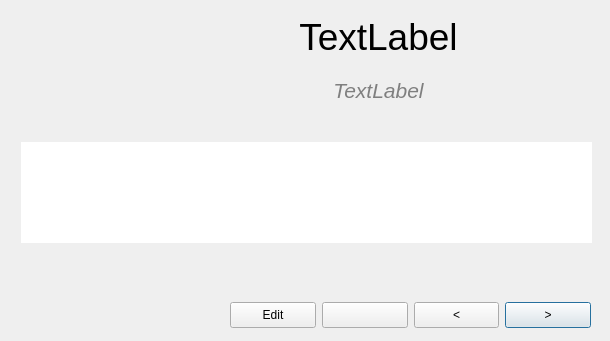
<?xml version="1.0" encoding="UTF-8"?>
<ui version="4.0">
 <class>Vwr</class>
 <widget class="QDialog" name="Vwr">
  <property name="windowModality">
   <enum>Qt::WindowModal</enum>
  </property>
  <property name="geometry">
   <rect>
    <x>0</x>
    <y>0</y>
    <width>610</width>
    <height>341</height>
   </rect>
  </property>
  <property name="minimumSize">
   <size>
    <width>550</width>
    <height>336</height>
   </size>
  </property>
  <property name="windowTitle">
   <string/>
  </property>
  <property name="windowIcon">
   <iconset>
    <normaloff>images/logo.png</normaloff>images/logo.png</iconset>
  </property>
  <widget class="QWidget" name="layoutWidget">
   <property name="geometry">
    <rect>
     <x>230</x>
     <y>300</y>
     <width>361</width>
     <height>31</height>
    </rect>
   </property>
   <layout class="QHBoxLayout" name="horizontalLayout">
    <item>
     <widget class="QPushButton" name="pushButton_edit">
      <property name="minimumSize">
       <size>
        <width>0</width>
        <height>26</height>
       </size>
      </property>
      <property name="text">
       <string>Edit</string>
      </property>
      <property name="icon">
       <iconset theme="gtk-edit">
        <normaloff>.</normaloff>.</iconset>
      </property>
     </widget>
    </item>
    <item>
     <widget class="QPushButton" name="pushButton_2">
      <property name="minimumSize">
       <size>
        <width>0</width>
        <height>26</height>
       </size>
      </property>
      <property name="text">
       <string/>
      </property>
      <property name="icon">
       <iconset>
        <normaloff>images/listen.png</normaloff>images/listen.png</iconset>
      </property>
     </widget>
    </item>
    <item>
     <widget class="QPushButton" name="pushButton_prev">
      <property name="sizePolicy">
       <sizepolicy hsizetype="Minimum" vsizetype="Fixed">
        <horstretch>0</horstretch>
        <verstretch>0</verstretch>
       </sizepolicy>
      </property>
      <property name="minimumSize">
       <size>
        <width>0</width>
        <height>26</height>
       </size>
      </property>
      <property name="text">
       <string>&lt;</string>
      </property>
      <property name="icon">
       <iconset theme="next">
        <normaloff>.</normaloff>.</iconset>
      </property>
     </widget>
    </item>
    <item>
     <widget class="QPushButton" name="pushButton_next">
      <property name="minimumSize">
       <size>
        <width>0</width>
        <height>26</height>
       </size>
      </property>
      <property name="text">
       <string>&gt;</string>
      </property>
      <property name="icon">
       <iconset theme="next">
        <normaloff>.</normaloff>.</iconset>
      </property>
      <property name="default">
       <bool>true</bool>
      </property>
     </widget>
    </item>
   </layout>
  </widget>
  <widget class="QWidget" name="widget" native="true">
   <property name="geometry">
    <rect>
     <x>0</x>
     <y>-7</y>
     <width>611</width>
     <height>301</height>
    </rect>
   </property>
   <widget class="QWidget" name="layoutWidget">
    <property name="geometry">
     <rect>
      <x>20</x>
      <y>20</y>
      <width>571</width>
      <height>101</height>
     </rect>
    </property>
    <layout class="QHBoxLayout" name="horizontalLayout_2">
     <item>
      <widget class="ClickableLabel" name="label_image">
       <property name="minimumSize">
        <size>
         <width>120</width>
         <height>0</height>
        </size>
       </property>
       <property name="maximumSize">
        <size>
         <width>140</width>
         <height>120</height>
        </size>
       </property>
       <property name="cursor">
        <cursorShape>PointingHandCursor</cursorShape>
       </property>
       <property name="text">
        <string/>
       </property>
      </widget>
     </item>
     <item>
      <layout class="QVBoxLayout" name="verticalLayout">
       <item>
        <widget class="QLabel" name="label_trgt">
         <property name="minimumSize">
          <size>
           <width>0</width>
           <height>0</height>
          </size>
         </property>
         <property name="font">
          <font>
           <family>Arial</family>
           <pointsize>28</pointsize>
           <weight>50</weight>
           <italic>false</italic>
           <bold>false</bold>
          </font>
         </property>
         <property name="cursor">
          <cursorShape>ArrowCursor</cursorShape>
         </property>
         <property name="autoFillBackground">
          <bool>true</bool>
         </property>
         <property name="text">
          <string>TextLabel</string>
         </property>
         <property name="scaledContents">
          <bool>true</bool>
         </property>
         <property name="alignment">
          <set>Qt::AlignCenter</set>
         </property>
         <property name="wordWrap">
          <bool>true</bool>
         </property>
         <property name="textInteractionFlags">
          <set>Qt::NoTextInteraction</set>
         </property>
        </widget>
       </item>
       <item>
        <widget class="QLabel" name="label_srce">
         <property name="minimumSize">
          <size>
           <width>0</width>
           <height>0</height>
          </size>
         </property>
         <property name="font">
          <font>
           <pointsize>16</pointsize>
           <italic>true</italic>
          </font>
         </property>
         <property name="cursor">
          <cursorShape>ArrowCursor</cursorShape>
         </property>
         <property name="styleSheet">
          <string notr="true">color: rgb(127, 127, 127);</string>
         </property>
         <property name="text">
          <string>TextLabel</string>
         </property>
         <property name="scaledContents">
          <bool>true</bool>
         </property>
         <property name="alignment">
          <set>Qt::AlignCenter</set>
         </property>
         <property name="wordWrap">
          <bool>true</bool>
         </property>
        </widget>
       </item>
      </layout>
     </item>
    </layout>
   </widget>
   <widget class="QWidget" name="layoutWidget">
    <property name="geometry">
     <rect>
      <x>20</x>
      <y>123</y>
      <width>571</width>
      <height>21</height>
     </rect>
    </property>
    <layout class="QVBoxLayout" name="verticalLayout_2">
     <item>
      <widget class="ClickableLabel" name="label_note">
       <property name="minimumSize">
        <size>
         <width>510</width>
         <height>0</height>
        </size>
       </property>
       <property name="cursor">
        <cursorShape>PointingHandCursor</cursorShape>
       </property>
       <property name="frameShape">
        <enum>QFrame::NoFrame</enum>
       </property>
       <property name="frameShadow">
        <enum>QFrame::Plain</enum>
       </property>
       <property name="text">
        <string/>
       </property>
       <property name="scaledContents">
        <bool>true</bool>
       </property>
       <property name="wordWrap">
        <bool>true</bool>
       </property>
       <property name="textInteractionFlags">
        <set>Qt::LinksAccessibleByMouse</set>
       </property>
      </widget>
     </item>
    </layout>
   </widget>
   <widget class="QWidget" name="layoutWidget">
    <property name="geometry">
     <rect>
      <x>21</x>
      <y>149</y>
      <width>571</width>
      <height>141</height>
     </rect>
    </property>
    <layout class="QVBoxLayout" name="verticalLayout_3">
     <item>
      <widget class="QTableWidget" name="tableWidget_wrdsList">
       <property name="minimumSize">
        <size>
         <width>510</width>
         <height>0</height>
        </size>
       </property>
       <property name="frameShape">
        <enum>QFrame::NoFrame</enum>
       </property>
       <property name="frameShadow">
        <enum>QFrame::Plain</enum>
       </property>
       <property name="lineWidth">
        <number>10</number>
       </property>
       <property name="verticalScrollBarPolicy">
        <enum>Qt::ScrollBarAlwaysOff</enum>
       </property>
       <property name="sizeAdjustPolicy">
        <enum>QAbstractScrollArea::AdjustToContentsOnFirstShow</enum>
       </property>
       <property name="editTriggers">
        <set>QAbstractItemView::SelectedClicked</set>
       </property>
       <property name="showDropIndicator" stdset="0">
        <bool>false</bool>
       </property>
       <property name="selectionMode">
        <enum>QAbstractItemView::SingleSelection</enum>
       </property>
       <property name="selectionBehavior">
        <enum>QAbstractItemView::SelectRows</enum>
       </property>
       <property name="showGrid">
        <bool>false</bool>
       </property>
       <property name="gridStyle">
        <enum>Qt::NoPen</enum>
       </property>
       <property name="columnCount">
        <number>2</number>
       </property>
       <attribute name="horizontalHeaderVisible">
        <bool>false</bool>
       </attribute>
       <attribute name="horizontalHeaderHighlightSections">
        <bool>false</bool>
       </attribute>
       <attribute name="verticalHeaderVisible">
        <bool>false</bool>
       </attribute>
       <attribute name="verticalHeaderHighlightSections">
        <bool>false</bool>
       </attribute>
       <column/>
       <column/>
      </widget>
     </item>
     <item>
      <widget class="QLabel" name="label_exmp">
       <property name="minimumSize">
        <size>
         <width>510</width>
         <height>0</height>
        </size>
       </property>
       <property name="text">
        <string/>
       </property>
      </widget>
     </item>
     <item>
      <widget class="QLabel" name="label_defn">
       <property name="minimumSize">
        <size>
         <width>510</width>
         <height>0</height>
        </size>
       </property>
       <property name="text">
        <string/>
       </property>
       <property name="alignment">
        <set>Qt::AlignLeading|Qt::AlignLeft|Qt::AlignTop</set>
       </property>
      </widget>
     </item>
    </layout>
   </widget>
  </widget>
 </widget>
 <customwidgets>
  <customwidget>
   <class>ClickableLabel</class>
   <extends>QLabel</extends>
   <header location="global">src/clickablelabel.h</header>
  </customwidget>
 </customwidgets>
 <resources/>
 <connections/>
</ui>
